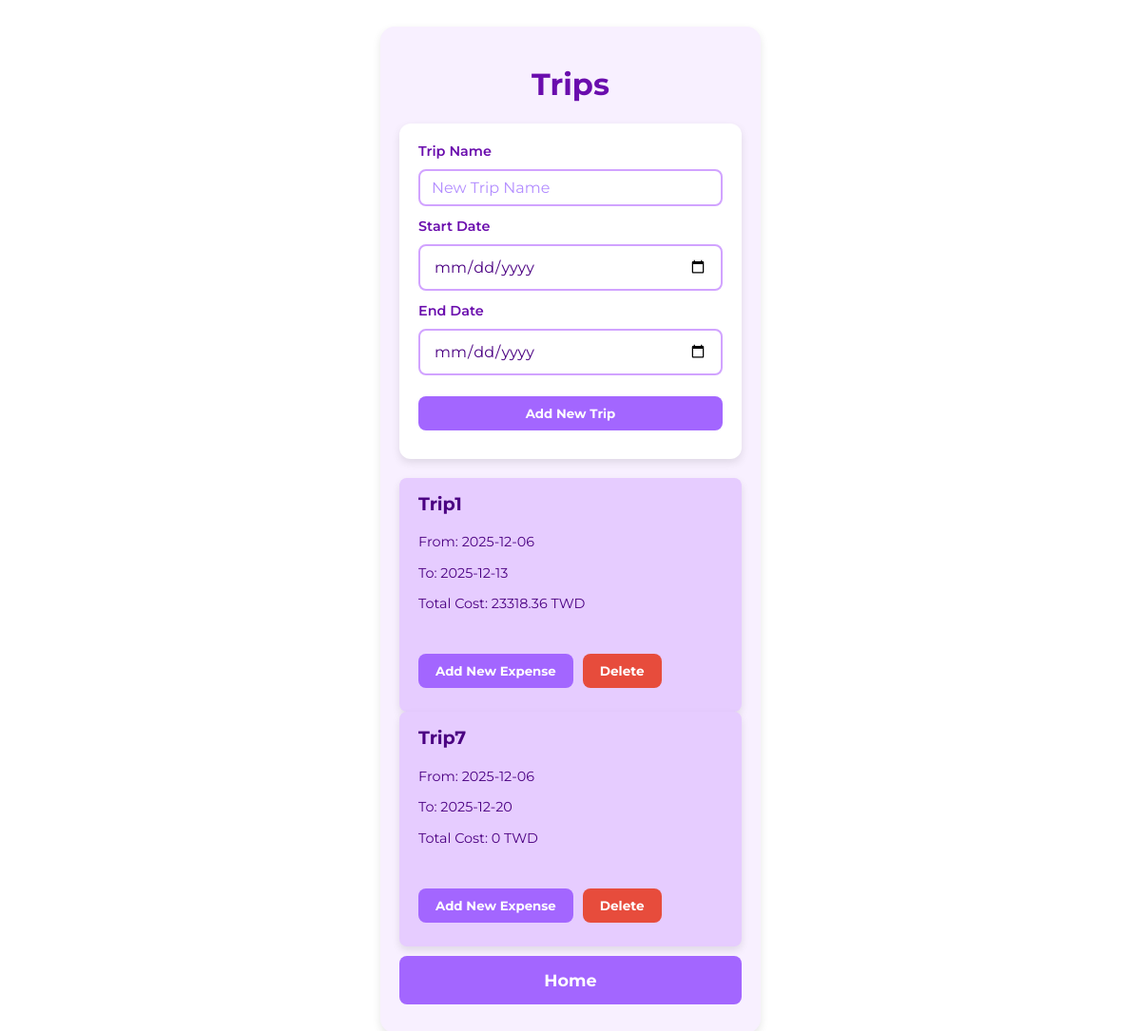
Before: /tripSelection with the older database file.
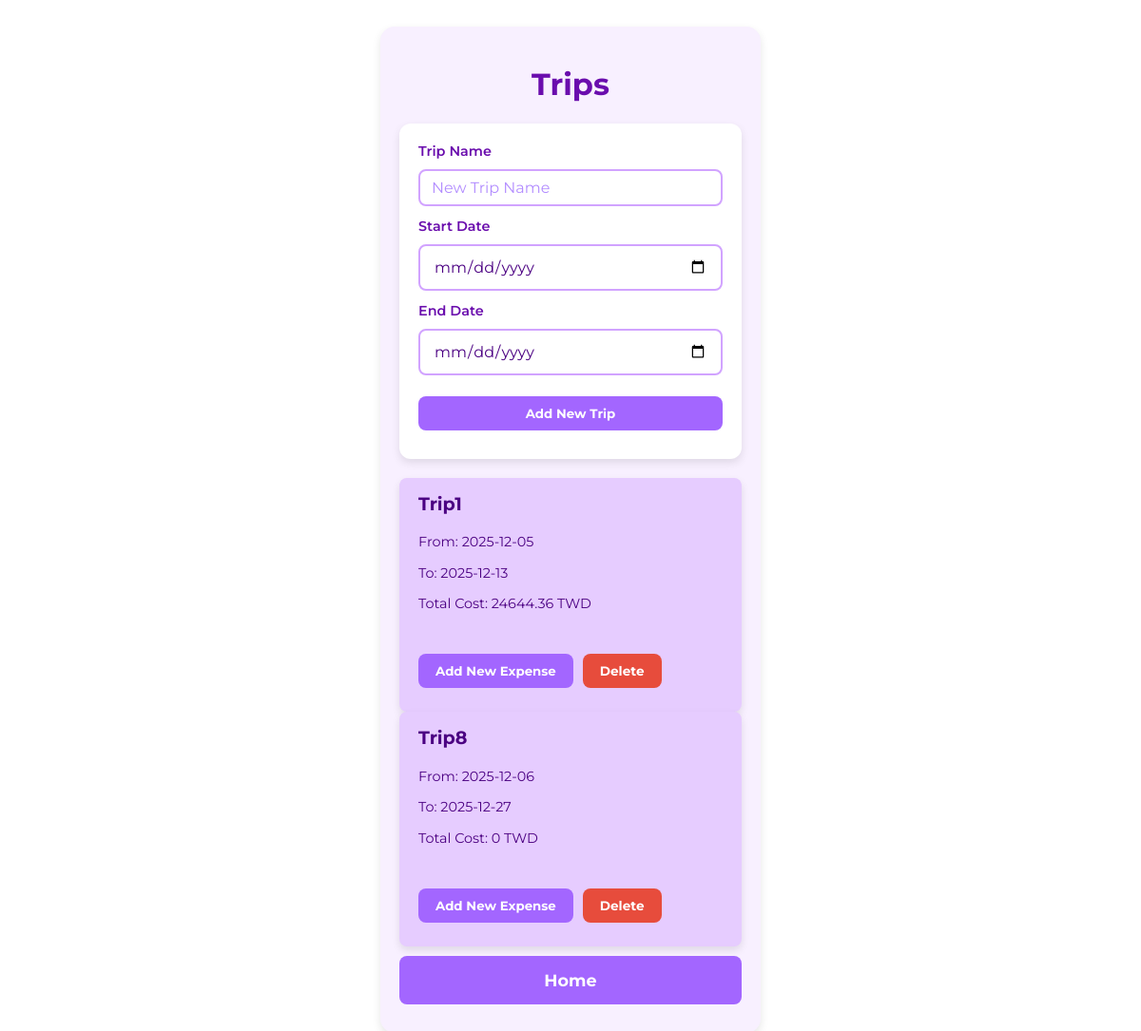
After: the same page with the newer database file.
### tables this page shows
CREATE TABLE trips (
            id INTEGER PRIMARY KEY,
            trip_name TEXT UNIQUE,
            start_date TEXT,
            end_date TEXT
        );

### app.py (the view, shortened to what this page needs)
@app.route('/tripSelection', methods=['GET', 'POST'])
def tripSelection():
    with sqlite3.connect(DB_FILE) as conn:
        c = conn.cursor()
        c.execute('SELECT * FROM trips ORDER BY start_date')
        trips_list = c.fetchall()
        modal_message = None
        trip_name = ''
        display_trip_name = ''
        start_date = ''
        end_date = ''
        c.execute('SELECT * FROM trips ORDER BY start_date')
        trips_list = c.fetchall()
        trips_with_total = []
        for trip in trips_list:
            trip_id = trip[0]
            c.execute('''
                SELECT SUM(e.amount * r.rate_to_base)
                FROM expenses e
                JOIN exchange_rates r ON e.currency_id = r.currency_id
                WHERE e.trip_id = ?
            ''', (trip_id,))
            row = c.fetchone()
            total_in_base = row[0] if row[0] is not None else 0
            trips_with_total.append({
                'id': trip_id,
                'trip_name': trip[1],
                'start_date': trip[2],
                'end_date': trip[3],
                'total_in_base': total_in_base
            })
        return render_template(
            'tripSelection.html',
            trips=trips_with_total,
            modal_message=modal_message,
            entered_trip_name=trip_name,
            entered_start_date=start_date,
            entered_end_date=end_date
        )

### templates/tripSelection.html (shortened to what this page needs)
<!DOCTYPE html>
<html lang="en">
<head>
    <link rel="stylesheet" href="{{ url_for('static', filename='style.css') }}">
</head>
<body>
    <div class="container">
        <h1>Trips</h1>
        <form method="POST" class="form-box" id="trip-form" novalidate>
            <label>Trip Name</label>
            <input type="text" name="trip_name" class="input-field"
                placeholder="New Trip Name"
                value="{{ entered_trip_name|default('') }}">
            <label>Start Date</label>
            <input type="date" name="start_date" class="input-field"
                value="{{ entered_start_date|default('') }}">
            <label>End Date</label>
            <input type="date" name="end_date" class="input-field"
                value="{{ entered_start_date|default('') }}">
            <button type="submit" class="btn btn-submit">Add New Trip</button>
        </form>
        <ul class="expense-list">
            {% for trip in trips %}
            <li class="trip-item">
                <div>
                    <p class="trip-name">{{ trip['trip_name']|title }}</p>
                </div>
                <div class="trip-p">
                    <p>From: {{ trip['start_date'] }}</p>
                    <p>To: {{ trip['end_date'] }}</p>
                    <p class="total-cost">Total Cost: {{ trip['total_in_base'] }} TWD</p>
                </div>
                <div class="trip-buttons">
                    <a href="{{ url_for('newExpense', trip_id=trip['id']) }}">
                        <button type="button" class="btn btn-submit">Add New Expense</button>
                    </a>
                    <button type="button" class="btn btn-delete"
                            data-id="{{ trip['id'] }}"
                            data-name="{{ trip['trip_name'] }}">
                        Delete
                    </button>
                </div>
            </li>
            {% endfor %}
        </ul>
        <a href="{{ url_for('index') }}">
            <button type="button" class="btn btn-large">Home</button>
        </a>
    </div>
</body>
</html>

Changed rows visible on the page:
changed trips "Trip1": start_date "2025-12-06" → "2025-12-05"; total_in_base "23318.36" → "24644.36"
changed trips: trip_name "Trip7" → "Trip8"; end_date "2025-12-20" → "2025-12-27"
